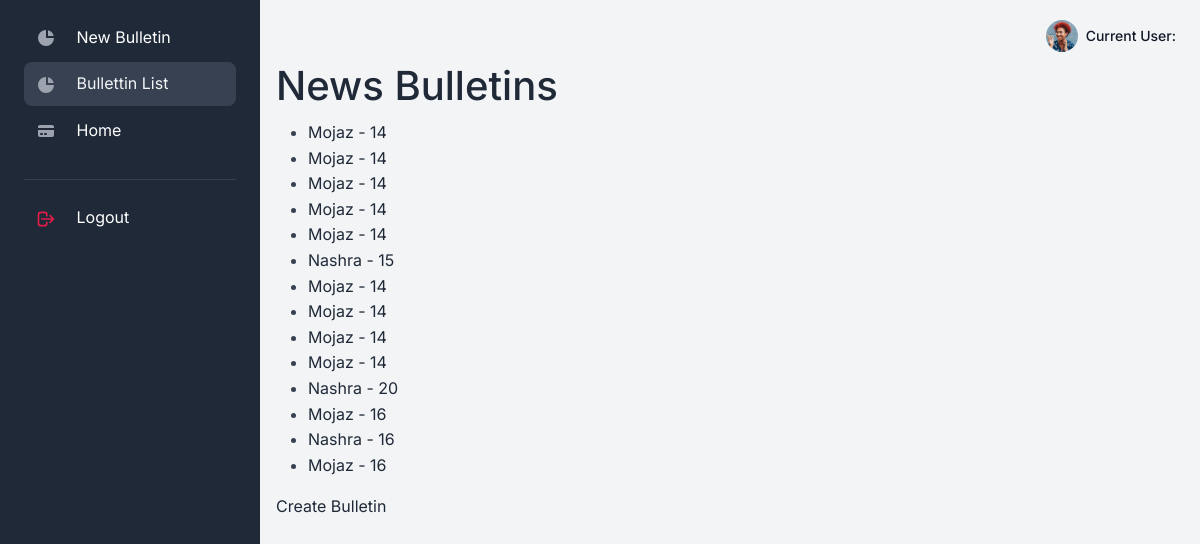
The page /bulletins/list/ on the database its author committed.
### apps/bulletins/models.py (models this page shows)
class Bulletin(models.Model):
    TYPE_CHOICES = (
        ('Mojaz', 'Mojaz'),
        ('Nashra', 'Nashra'),
    )
    TIME_CHOICES = (
        ('14', '14'),
        ('15', '15'),
        ('16', '16'),
        ('17', '17'),
        ('20', '20'),
    )
    type = models.CharField(max_length=50, choices=TYPE_CHOICES,default='Mojaz')
    time = models.CharField(max_length=50, choices=TIME_CHOICES,default='14')
    created_at=models.DateTimeField(auto_now_add=True)
    resources = models.TextField(null=True)
    editors = models.ManyToManyField(Editor)
    producers = models.ManyToManyField(Producer)

### apps/bulletins/views.py (the view)
# urls.py: path('list/', BulletinListView.as_view(), name='list'),
class BulletinListView(ListView):
    model = Bulletin
    template_name = 'bulletins/bulletin_list.html'

### apps/context_processors.py (called while the page is built)
def cfg_assets_root(request):
    return { 'ASSETS_ROOT' : settings.ASSETS_ROOT }

### apps/templates/bulletins/bulletin_list.html (shortened to what this page needs)
{% extends "layouts/bulletins_base.html" %}
{% block content %}
<head>
</head>
<body>
    <h1>News Bulletins</h1>
    <ul>
    {% for bulletin in bulletin_list %}
        <li><a href="{% url 'bulletins:detail' bulletin.id %}">{{ bulletin.type }} - {{ bulletin.time }}</a></li>
    {% endfor %}
    </ul>
    <a href="{% url 'bulletins:create' %}">Create Bulletin</a>
</body>
{% endblock content %}

### rows shown on the page
Bulletin: type "Mojaz", time "14"
Bulletin: type "Mojaz", time "14"
Bulletin: type "Mojaz", time "14"
Bulletin: type "Mojaz", time "14"
Bulletin: type "Mojaz", time "14"
Bulletin: type "Nashra", time "15"
Bulletin: type "Mojaz", time "14"
Bulletin: type "Mojaz", time "14"
Bulletin: type "Mojaz", time "14"
Bulletin: type "Mojaz", time "14"
Bulletin: type "Nashra", time "20"
Bulletin: type "Mojaz", time "16"
Bulletin: type "Nashra", time "16"
Bulletin: type "Mojaz", time "16"
